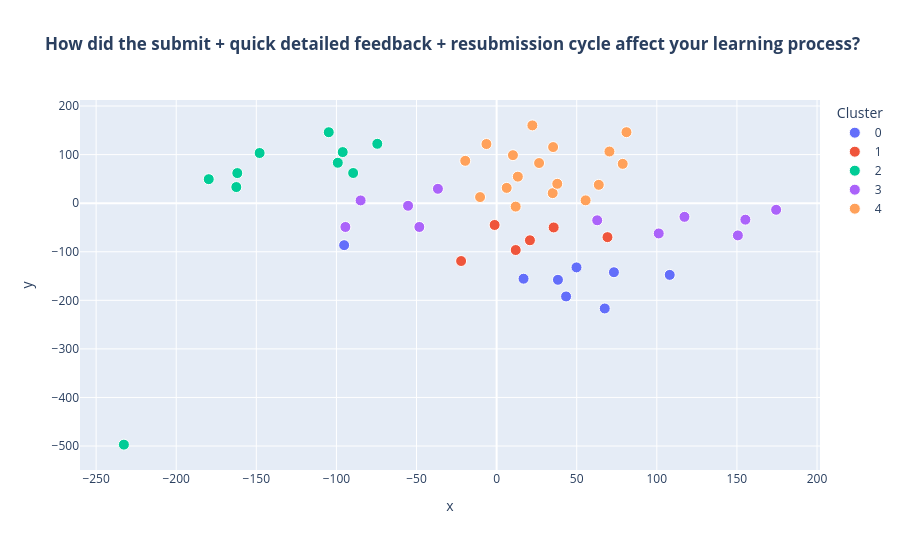
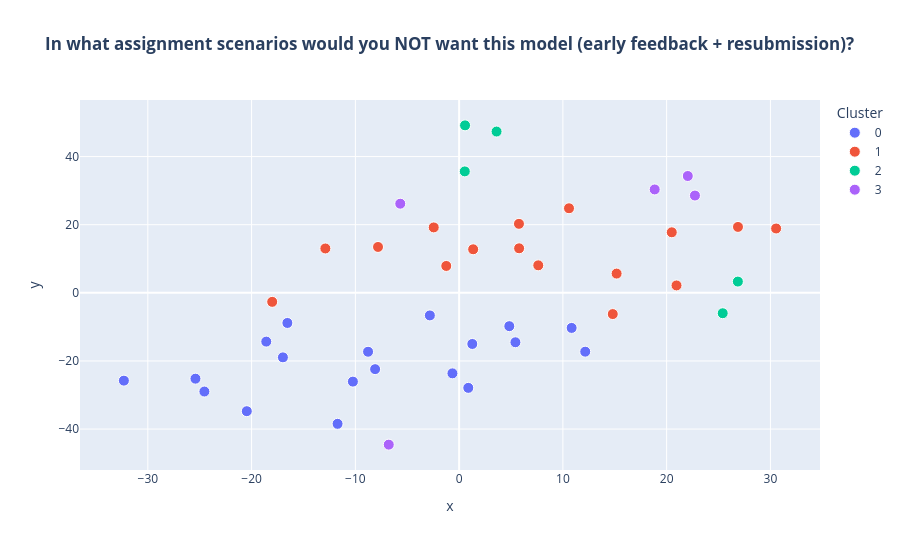
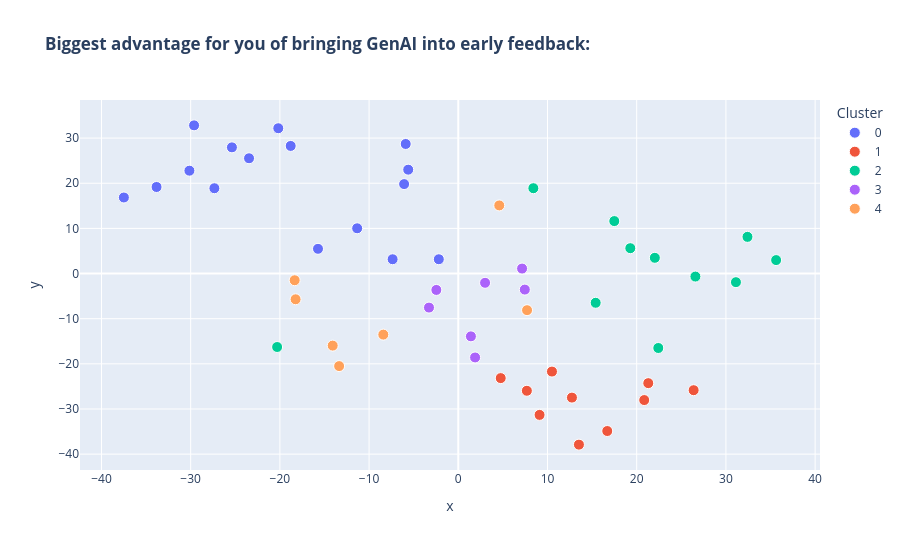
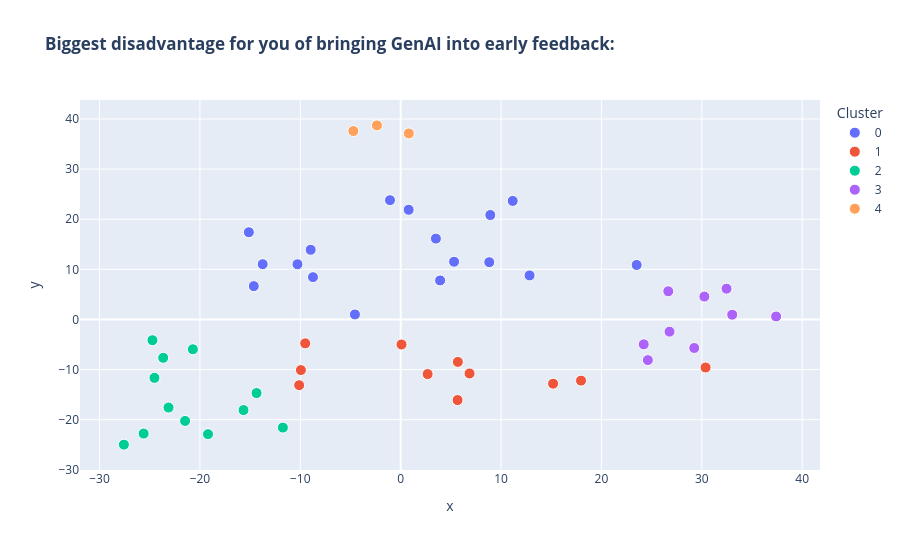

Notebook cell for these charts, in order:
### Code cell
# If needed:
# !pip install -q sentence-transformers scikit-learn plotly

import numpy as np
import pandas as pd
import plotly.express as px
from textwrap import fill
from html import escape
from sentence_transformers import SentenceTransformer
from sklearn.cluster import AgglomerativeClustering
from sklearn.manifold import TSNE
from sklearn.feature_extraction.text import CountVectorizer
from sklearn.metrics.pairwise import cosine_similarity
from sklearn.feature_extraction.text import CountVectorizer, TfidfVectorizer

import warnings
import re
warnings.resetwarnings()
warnings.filterwarnings(
    "ignore",
    category=RuntimeWarning,
    module=r"sklearn\.utils\.extmath"
)


# ---------- 1) Load + consent filter ----------
df = pd.read_csv("survey.csv")

consent_col = [c for c in df.columns if c.startswith("This feedback may be valuable")][0]
consent = df[consent_col].fillna("")

opts = {
    "agg": "I consent to my responses being included in anonymous, aggregated summaries.",
    "quotes": "I consent to anonymous direct quotes from my responses being used.",
    "named": "I consent to my name being attached to my responses if useful for broader discussion.",
    "no": "Please do not use my responses outside this course context."
}

df["share_beyond_class"] = (
    (consent.str.contains(opts["agg"], regex=False) |
     consent.str.contains(opts["quotes"], regex=False) |
     consent.str.contains(opts["named"], regex=False))
    & ~consent.str.contains(opts["no"], regex=False)
)

df_share = df[df["share_beyond_class"]].copy()
print(f"Share-beyond-class responses: {len(df_share)} / {len(df)}")


# ---------- 2) Open-ended columns ----------
open_ended_cols = [
    "How did the submit + quick detailed feedback + resubmission cycle affect your learning process?",
    "In what assignment scenarios would you NOT want this model (early feedback + resubmission)?",
    "Biggest advantage for you of bringing GenAI into early feedback:",
    "Biggest disadvantage for you of bringing GenAI into early feedback:",
    # "One concrete change you recommend for the next milestone feedback process:",
    "What else would you like to share with the instructor and TAs on this topic?"
]

sentence_model = SentenceTransformer("all-MiniLM-L6-v2")


def analyze_open_ended(question_col, min_chars=12):
    s = df_share[question_col].dropna().astype(str).str.strip()
    s = s[s.str.len() >= min_chars]
    docs = s.tolist()
    docs = pd.Series(docs).dropna().astype(str).str.strip()
    docs = docs[docs.str.len() >= 5].drop_duplicates().tolist()


    print("\n" + "=" * 90)
    print(question_col)
    print(f"Usable responses: {len(docs)}")

    if len(docs) < 8:
        print("Too few responses for stable clustering/visualization. Skipping.")
        return

    # Embeddings
    emb = sentence_model.encode(
        docs,
        show_progress_bar=False,
        convert_to_numpy=True,
        normalize_embeddings=True
    ).astype(np.float32)
    emb = np.ascontiguousarray(emb, dtype=np.float32)
    emb = np.nan_to_num(emb, nan=0.0, posinf=1.0, neginf=-1.0)
    perplexity = max(2, min(8, len(emb) - 1))

    # Agglomerative clusters
    n_clusters = min(6, max(2, int(np.sqrt(len(docs) / 2))))
    labels = AgglomerativeClustering(n_clusters=n_clusters, linkage="ward").fit_predict(emb)

    # t-SNE
    tsne = TSNE(
        n_components=2,
        random_state=42,
        perplexity=perplexity,
        init="random",
        learning_rate="auto",
        metric="euclidean",   # more stable; on normalized vectors it's fine
        method="exact",       # stable for small N like ~50
        max_iter=2000
    )
    xy = tsne.fit_transform(emb)

    plot_df = pd.DataFrame({
        "x": xy[:, 0],
        "y": xy[:, 1],
        "cluster": labels.astype(str),
        "doc_num": [f"Resp {i+1}" for i in range(len(docs))],
        "document": docs,
        "wrapped_doc": [fill(d, width=60).replace("\n", "<br>") for d in docs]
    }).sort_values("cluster")

    fig = px.scatter(
        plot_df,
        x="x",
        y="y",
        color="cluster",
        custom_data=["doc_num", "wrapped_doc", "cluster"],
        # title=f"t-SNE + Agglomerative: {question_col}",
        title=f"<b>{question_col}</b>",
        labels={"cluster": "Cluster"},
        category_orders={"cluster": [str(i) for i in range(n_clusters)]}
    )

    fig.update_traces(
        marker=dict(size=11, line=dict(width=1, color="white")),
        hovertemplate="<b>%{customdata[0]}</b><br>"
                      "Cluster: %{customdata[2]}<br><br>"
                      "%{customdata[1]}<br>"
                      "<extra></extra>"
    )
    fig.update_layout(width=900, height=550, hoverlabel=dict(align="left"))
    fig.show()

    # Cluster size summary
    size_df = (
        pd.Series(labels, name="cluster")
        .value_counts()
        .sort_index()
        .rename_axis("cluster")
        .reset_index(name="count")
    )
    size_df["pct"] = (size_df["count"] / size_df["count"].sum() * 100).round(1)
    display(size_df)

    # Top keywords by cluster: frequency + c-TF-IDF distinctiveness
    # c-TF-IDF is computed on one concatenated document per cluster to emphasize
    # terms that are distinctive across clusters (not just common across responses).
    extra_stop = {"feedback", "milestone", "project", "resubmission", "submission", "genai"}
    count_vec = CountVectorizer(stop_words="english", ngram_range=(1, 2), min_df=2)
    tfidf_vec = TfidfVectorizer(
        stop_words=list(set(count_vec.get_stop_words() or []).union(extra_stop)) if count_vec.get_stop_words() else "english",
        ngram_range=(1, 2),
        min_df=1,
        sublinear_tf=True,
    )

    X_count = count_vec.fit_transform(docs)
    vocab_count = np.array(count_vec.get_feature_names_out())

    cluster_df = pd.DataFrame({"text": docs, "cluster": labels})
    cluster_docs = (
        cluster_df.groupby("cluster")["text"]
        .apply(lambda s: " ".join(s))
        .sort_index()
    )

    X_cluster_tfidf = tfidf_vec.fit_transform(cluster_docs.values)
    vocab_tfidf = np.array(tfidf_vec.get_feature_names_out())
    cluster_index = list(cluster_docs.index)

    keyword_rows = []
    cluster_top_tfidf_terms = {}
    for c in range(n_clusters):
        idx = np.where(labels == c)[0]
        if len(idx) == 0:
            continue

        # Frequency terms inside cluster
        count_scores = np.asarray(X_count[idx].sum(axis=0)).ravel()
        count_top_idx = count_scores.argsort()[::-1][:8]
        top_count_terms = [vocab_count[i] for i in count_top_idx if count_scores[i] > 0][:6]

        # c-TF-IDF terms for this cluster
        row_i = cluster_index.index(c)
        tfidf_scores = np.asarray(X_cluster_tfidf[row_i].toarray()).ravel()
        tfidf_top_idx = tfidf_scores.argsort()[::-1][:8]
        top_tfidf_terms = [vocab_tfidf[i] for i in tfidf_top_idx if tfidf_scores[i] > 0][:6]
        cluster_top_tfidf_terms[c] = top_tfidf_terms

        keyword_rows.append({
            "cluster": c,
            "size": len(idx),
            "top_terms_count": ", ".join(top_count_terms),
            "top_terms_tfidf": ", ".join(top_tfidf_terms),
        })

    display(pd.DataFrame(keyword_rows).sort_values("cluster"))

    # Representative responses (closest to each cluster mean embedding)
    rep_rows = []
    for c in range(n_clusters):
        idx = np.where(labels == c)[0]
        if len(idx) == 0:
            continue

        # Compute a pseudo-centroid for this cluster and rank by cosine similarity.
        cluster_emb = emb[idx]
        centroid = cluster_emb.mean(axis=0, keepdims=True)
        sims = cosine_similarity(cluster_emb, centroid).ravel()
        top_local = np.argsort(sims)[::-1][:3]  # top 3 per cluster

        for rank, local_i in enumerate(top_local, start=1):
            global_i = idx[local_i]
            rep_rows.append({
                "cluster": c,
                "rank_in_cluster": rank,
                "response": docs[global_i]
            })

    rep_df = pd.DataFrame(rep_rows).sort_values(["cluster", "rank_in_cluster"]).copy()
    # rep_df["top_terms_tfidf"] = rep_df["cluster"].map(lambda c: ", ".join(cluster_top_tfidf_terms.get(c, [])))

    def bold_terms_in_text(text, terms):
        safe = escape(str(text))
        # Match longer phrases first to avoid partial overlaps.
        ordered_terms = sorted({t for t in terms if t}, key=len, reverse=True)
        for term in ordered_terms:
            safe_term = escape(term)
            pattern = re.compile(rf"(?i)(?<!\w)({re.escape(safe_term)})(?!\w)")
            safe = pattern.sub(r"<b>\1</b>", safe)
        return safe

    rep_df["response"] = rep_df.apply(
        lambda r: bold_terms_in_text(r["response"], cluster_top_tfidf_terms.get(r["cluster"], [])),
        axis=1,
    )

    # Color rows by cluster for quicker scanning.
    palette = ["#E8F1FB", "#EAF7EA", "#FFF4E5", "#FDEBEC", "#EEF2FF", "#F2F2F2"]
    cluster_to_color = {c: palette[int(c) % len(palette)] for c in sorted(rep_df["cluster"].unique())}

    def color_row(row):
        color = cluster_to_color.get(row["cluster"], "#FFFFFF")
        return [f"background-color: {color}"] * len(row)

    display(
        rep_df.style
        .apply(color_row, axis=1)
        .format({"response": lambda x: x}, escape=None)
        .set_properties(
            subset=["response"],
            **{"white-space": "normal", "text-align": "left", "max-width": "900px"}
        )
    )


# ---------- 3) Run all open-ended questions ----------
for col in open_ended_cols:
    analyze_open_ended(col)
